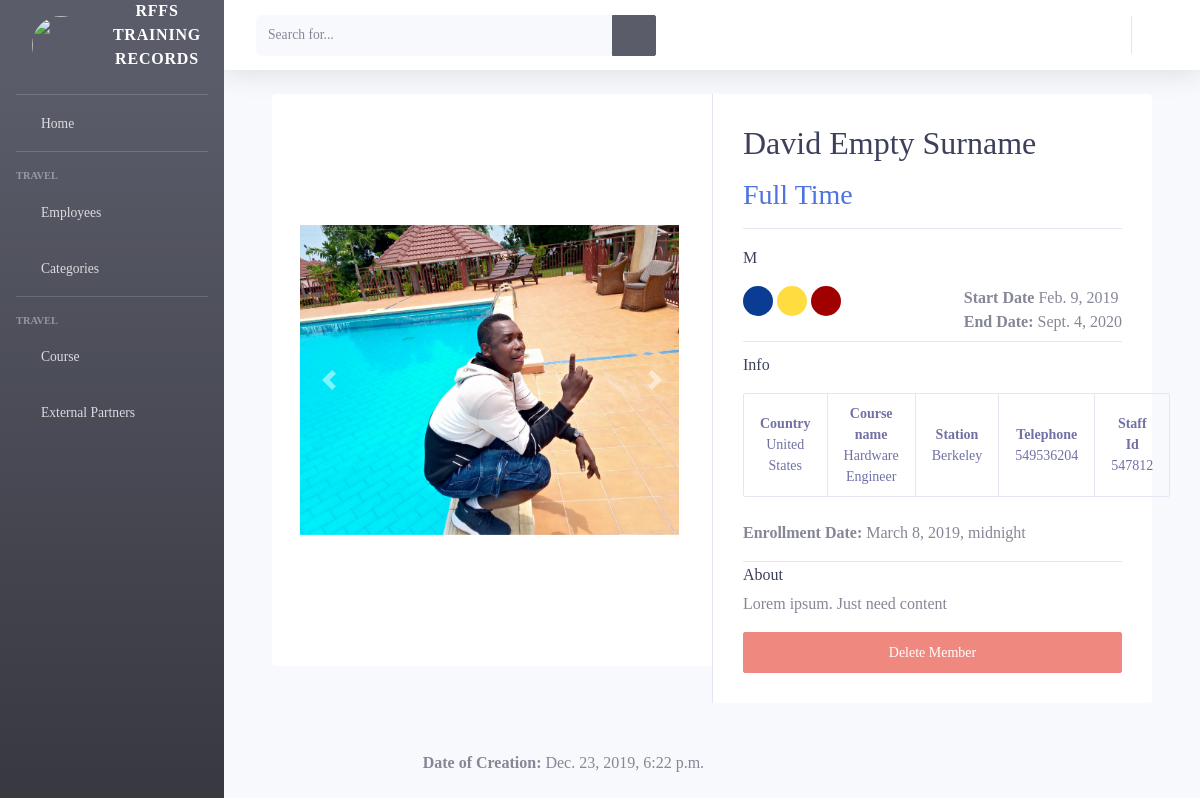
The app's page /course/employee/1/ with its own data.
### course/models/employee.py (models this page shows)
class Employee(models.Model):
    default_country = Country(code='GH')
    GENDER_CHOICES = (
        ('M', 'Male'),
        ('F', 'Female'),
        ('O', 'Other')
    )
    first_name = models.CharField(max_length=150)
    surname = models.CharField(max_length=150)
    other_name = models.CharField(max_length=150, null=True, blank=True)
    avatar = models.ImageField(upload_to=upload_image_path)
    staff_id = models.CharField(max_length=120)
    date_of_birth = models.DateField()
    mobile_number = models.PositiveIntegerField()
    sex = models.CharField(max_length=1, choices=GENDER_CHOICES)
    date_of_enrollment = models.DateTimeField()
    station = models.CharField(max_length=120)
    course_name = models.CharField(max_length=200)
    country = CountryField()
    category = models.ForeignKey(Category, on_delete=models.CASCADE)
    summary = models.TextField()
    start_date = models.DateField(default=timezone.now)
    end_date = models.DateField(default=timezone.now)
    date_created = models.DateTimeField(default=timezone.now, blank=True)
    def __str__(self):
        return self.first_name

### course/models/category.py (models this page shows)
class Category(models.Model):
    name = models.CharField(max_length=150)
    description = models.CharField(max_length=500)
    def __str__(self):
        return self.name

### course/views/employee.py (the view)
# urls.py: path('employee/<int:pk>/', detail_employees, name="detail_employee"),
def detail_employees(request, pk):
    template = "employees/details.html"
    employee = get_object_or_404(Employee, pk=pk)
    context = {"employee": employee}
    return render(request, template, context)

### templates/employees/details.html (shortened to what this page needs)
{% extends 'base.html' %}
{% block content %}
    <div class="container">
        <div class="row">
            <div class="col-xl-6 col-lg-6 col-md-6 col-sm-12 col-12 pr-xl-0 pr-lg-0 pr-md-0  m-b-30">
                <div class="product-slider">
                    <div id="productslider-1" class="product-carousel carousel slide" data-ride="carousel">
                        <ol class="carousel-indicators">
                            <li data-target="#carouselExampleIndicators" data-slide-to="0" class=""></li>
                            <li data-target="#carouselExampleIndicators" data-slide-to="1" class="active"></li>
                            <li data-target="#carouselExampleIndicators" data-slide-to="2" class=""></li>
                        </ol>
                        <div class="carousel-inner">
                            <div class="carousel-item active">
                                <img class="d-block" src="{{ employee.avatar.url }}" alt="Second slide" height="310px">
                            </div>
                        </div>
                        <a class="carousel-control-prev" href="#carouselExampleIndicators" role="button" data-slide="prev">
                         <span class="carousel-control-prev-icon" aria-hidden="true"></span>
                              </a>
                        <a class="carousel-control-next" href="#carouselExampleIndicators" role="button" data-slide="next">
                        <span class="carousel-control-next-icon" aria-hidden="true"></span>
                                 </a>
                    </div>
                </div>
            </div>
            <div class="col-xl-6 col-lg-6 col-md-6 col-sm-12 col-12 pl-xl-0 pl-lg-0 pl-md-0 border-left m-b-30">
                <div class="product-details">
                    <div class="border-bottom pb-3 mb-3">
                        <h2 class="mb-3">{{ employee.first_name }} {{ employee.surname }}</h2>
                        <div class="product-rating d-inline-block float-right">
                            <a href="/members/edit/9/"><i class="fa fa-edit mr-3 fa-2x"></i></a><i class="ml-3 fa fa-2x fa-building"></i>
                        </div>
                        <h3 class="mb-0 text-primary">{{ employee.category }}</h3>
                    </div>
                    <div class="product-colors border-bottom">
                        <h4>{{ employee.sex }}</h4>
                        <label for="radio-1"></label>
                        <label for="radio-2"></label>
                        <label for="radio-3"></label>
                        <div class="float-right">
                            <p>
                                <b>Start Date</b> {{ employee.start_date }}<br>
                                <b>End Date:</b> {{ employee.end_date }}
                            </p>
                        </div>
                    </div>
                    <div class="product-size border-bottom">
                        <h4>Info</h4>
                        <div class="btn-group" role="group" aria-label="First group">
                            <button type="button" class="btn btn-outline-light">
                                <b>Country</b><br>
                                 {{ employee.country.name }}
                            </button>
                            <button type="button" class="btn btn-outline-light">
                                <b>Course name</b><br>
                                 {{ employee.course_name }}
                            </button>
                            <button type="button" class="btn btn-outline-light">
                                <b>Station</b><br>
                                 {{ employee.station }}
                            </button>
                            <button type="button" class="btn btn-outline-light">
                                 <b>Telephone</b><br>
                                {{ employee.mobile_number }}
                            </button>
                            <button type="button" class="btn btn-outline-light">
                                <b>Staff Id</b><br>
                                {{ employee.staff_id }}
                            </button>
                        </div>
                        <div class="mt-4" role="group">
                            <p><b>Enrollment Date:</b> {{ employee.date_of_enrollment }} </p>
                        </div>
                    </div>
                    <div class="product-description">
                        <h4 class="mb-1">About</h4>
                        <p>
                           {{ employee.summary }}
                        </p>
                        <a href="#" data-toggle="modal" data-target="#deleteModal" class="btn btn-danger btn-block btn-lg disabled"> Delete  Member</a>
                    </div>
                </div>
            </div>
        </div>
        <div class="row mt-5">
            <div class="col-8 mx-auto">
                <p>
                    <b>Date of Creation: </b>
                    {{ employee.date_created }}
                </p>
            </div>
        </div>
    </div>
{% endblock content %}

### templates/employees/details.html (style rules this page uses)
h4 { font-size: 16px; line-height: 26px; }
h1, h2, h3, h4, h5, h6 { color: #3d405c; margin: 0px 0px 15px 0px; font-family: 'Circular Std Medium'; }
.product-slider { background-color: #fff; border-top-left-radius: 4px; border-bottom-left-radius: 4px; padding: 110px; }
@media only screen and (max-width: 1400px) { .product-slider { background-color: #fff; border-top-left-radius: 4px; padding: 131px 28px; } }
.product-carousel .carousel-indicators { position: absolute; right: 0; bottom: -80px; left: 0; z-index: 15; display: -ms-flexbox; display: flex; -ms-flex-pack: center; justify-content: center; padding-left: 0; margin-right: 15%; margin-left: 15%; list-style: none; }
.carousel-inner { position: relative; width: 100%; overflow: hidden; }
.product-details { background-color: #fff; padding: 30px; border-top-right-radius: 4px; border-bottom-right-radius: 4px; position: relative; }
.border-bottom { border-bottom: 1px solid #e6e6f2 !important; }
.pb-3, .py-3 { padding-bottom: 1rem!important; }
.mb-3, .my-3 { margin-bottom: 1rem!important; }
.product-rating { font-size: 12px; color: #ffa811; }
.product-colors { padding-bottom: 10px; margin-bottom: 10px; }
#radio-1 + label, #radio-2 + label, #radio-3 + label { left: -60vw; animation-delay: 0s; }
#radio-1 + label { background: #0a3c93; }
#radio-2 + label { background: #ffdc40; }
#radio-3 + label { background: #a00000; }
.product-colors label { display: inline-block; width: 30px; height: 30px; border-radius: 50%; transition: all .2s ease-in-out; animation-timing-function: ease-in-out; animation-iteration-count: infinite; animation-duration: 1.6s; animation-name: dot-anim; }
button, input { overflow: visible; }
.btn-outline-light { color: #7171a6; background-color: transparent; border-color: #e6e6f2; }
.btn { font-size: 14px; padding: 9px 16px; border-radius: 2px; }
a { color: #71748d; }
* { font-family: 'Circular Std Medium'; }

### records on screen
Employee: avatar (picture), first_name "David", surname "Empty Surname", category "Full Time", sex "M", start_date "Feb. 9, 2019", end_date "Sept. 4, 2020", country.name "United States", course_name "Hardware Engineer", station "Berkeley", mobile_number "549536204", staff_id "547812", date_of_enrollment "March 8, 2019, midnight", summary "Lorem ipsum. Just need content", date_created "Dec. 23, 2019, 6:22 p.m."
